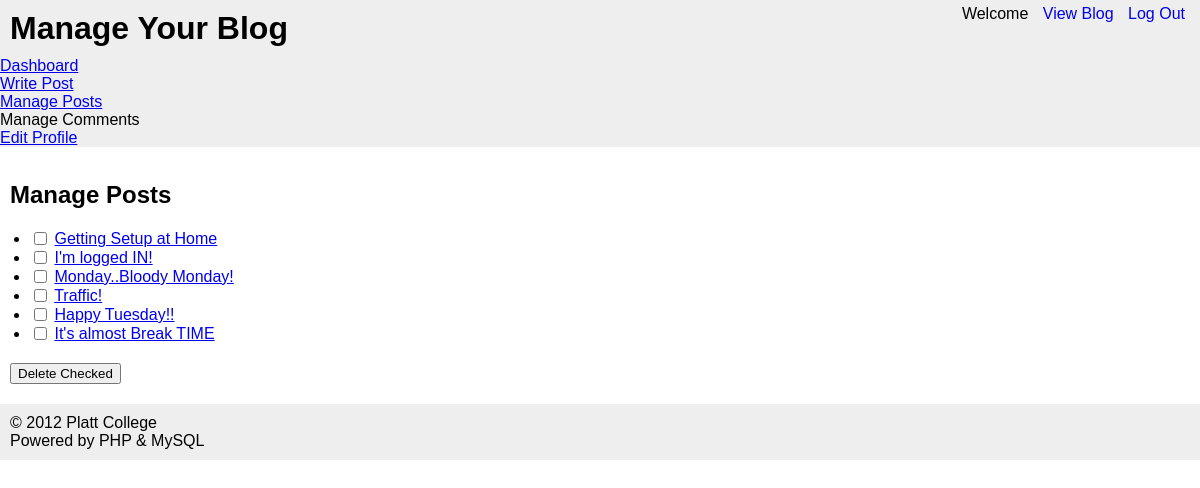
The page /admin.php?page=manage (signed in) on the database its author committed.
### tables this page shows
CREATE TABLE IF NOT EXISTS `posts` (
  `post_id` mediumint(9) NOT NULL AUTO_INCREMENT,
  `title` text NOT NULL,
  `body` text NOT NULL,
  `date` datetime NOT NULL,
  `category_id` mediumint(9) NOT NULL,
  `user_id` mediumint(9) NOT NULL,
  `is_published` tinyint(4) NOT NULL,
  `allow_comments` tinyint(4) NOT NULL,
  PRIMARY KEY (`post_id`)
);

### admin-manage.php (the view, shortened to what this page needs)
<h2>Manage Posts</h2>
<form method="post" action="admin.php?page=manage">
	<ul>
    	<?php
		$query_manage = "SELECT title, post_id
						 FROM posts
						 WHERE user_id = $user_id
						 ORDER BY date DESC";
		$result_manage = mysql_query($query_manage);
		if(mysql_num_rows($result_manage) >= 1){
			while($row_manage = mysql_fetch_array($result_manage)){
		 ?>
    	<li><input type="checkbox" name="delete[<?php echo $row_manage['post_id']?>]" id="delete<?php echo $row_manage['post_id']?>" value="<?php echo $row_manage['post_id']?>" />
<a class="edit" href="admin.php?page=edit&amp;post_id=<?php echo $row_manage['post_id']; ?>"><?php echo stripslashes($row_manage['title']); ?></a></li>
		<?php
			}
		}else{
			echo '<li>You do not have any posts yet!</li>';
		}?>
    </ul>
    <input type="submit" value="Delete Checked" class="warn" onclick="return confirmSubmit()" />
</form>

### admin-complete-files/admin_complete/admin_style.css (style rules this page uses)
body, html { margin:0; padding:0; height:100%; font-family:Tahoma, Geneva, sans-serif; }
h1, h2, h3, h4, h5, h6, p, ul, ol, li, form { margin:0; padding:0; }
input { vertical-align:bottom; }
#content ul { margin:20px; }
#content h2, #content h3, #content h4 { margin:1em 0 .25em 0px }
input[type=text], input[type=password], input[type=submit], select, textarea { display:block; margin-bottom:10px; }

### admin.php (style rules this page uses)
label, input[type=submit], select { display:block; }

### rows shown on the page
posts: title "Getting Setup at Home"
posts: title "I'm logged IN!"
posts: title "Monday..Bloody Monday!"
posts: title "Traffic!"
posts: title "Happy Tuesday!!"
posts: title "It's almost Break TIME"
